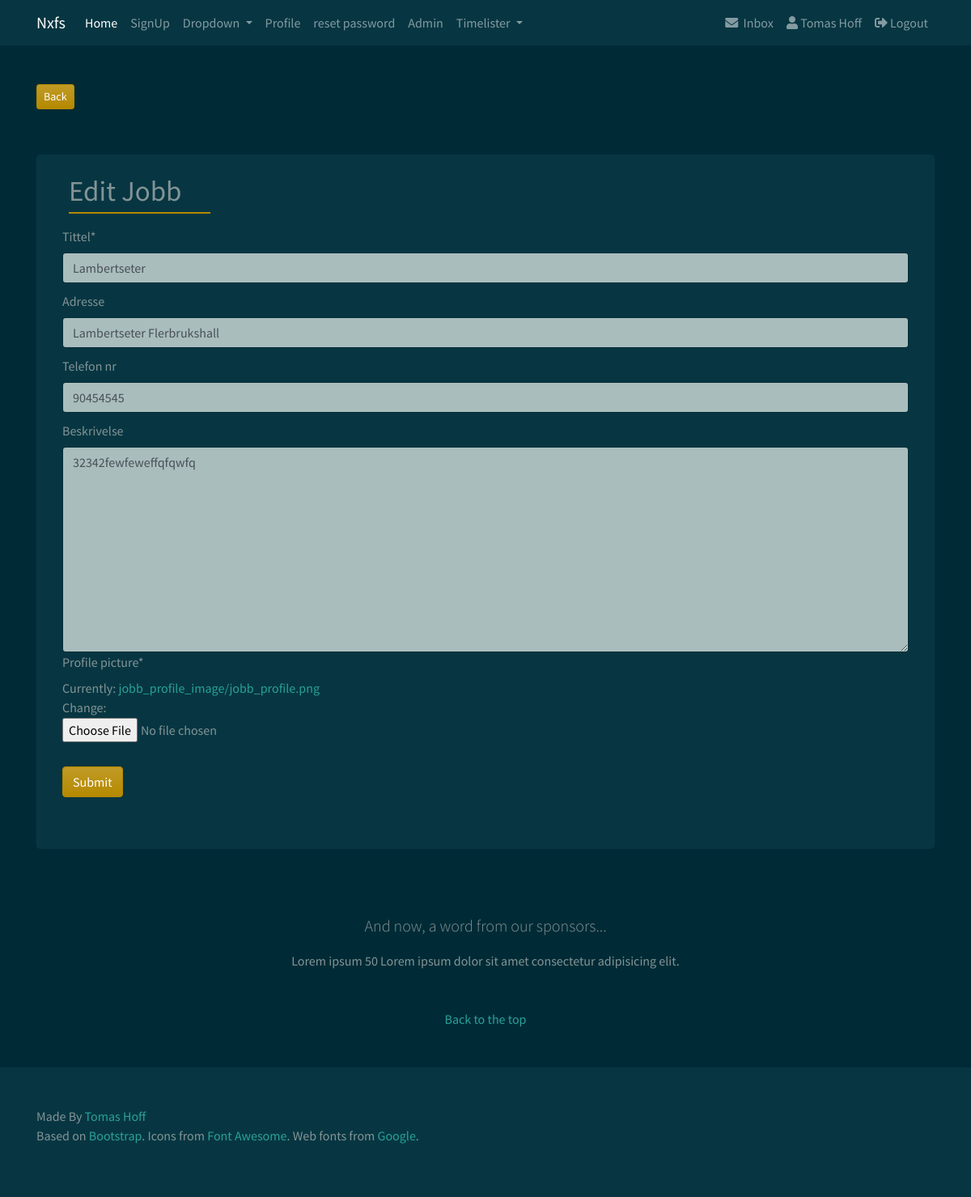
Page /jobb/4567/edit/ (signed in) on the committed database.
### users/models.py (models this page shows, shortened)
class CustomUser(AbstractUser):
    objects = CustomUserManager()
    city = models.CharField(max_length=50, blank=True)
    country = models.CharField(max_length=50, blank=True)
    website = models.URLField(blank=True)
    phone = models.IntegerField(default=0)
    profile_picture = models.ImageField(
        upload_to='profile_image', default='default/profile.png')

### jobb/models.py (models this page shows, shortened)
class Jobber(models.Model):
    ordre_nr = models.PositiveSmallIntegerField(primary_key=True)
    tittel = models.CharField(max_length=64, unique=True, blank=True)
    adresse = models.CharField(max_length=256, blank=True)
    telefon_nr = models.CharField(max_length=64, blank=True)
    beskrivelse = models.TextField(blank=True)
    date = models.DateTimeField(auto_now_add=True)
    ferdig = models.BooleanField(default=False)
    matriell = models.ManyToManyField(JobbMatriell, blank=True)
    profile_picture = models.ImageField(
        upload_to='jobb_profile_image', default='default/jobb_profile.png')
    class Meta:
        verbose_name = 'Jobb'
        verbose_name_plural = 'Jobber'

### jobb/views.py (the view, shortened to what this page needs)
# urls.py: path('<jobb_id>/edit/', views.editjobb, name='editjobb'),
@login_required
def editjobb(request, jobb_id):
    jobb = get_object_or_404(models.Jobber, pk=jobb_id)
    editjobb = EditJobbForm(instance=jobb)
    context = {
        'editjobb': editjobb,
    }
    return render(request, 'jobb/editjobb.html', context)

### jobb/forms.py
class EditJobbForm(forms.ModelForm):
    tittel = forms.CharField(max_length=64, widget=forms.TextInput(
        attrs={
            'placeholder': '* Tittel...',
        }))
    adresse = forms.CharField(max_length=256, required=False, widget=forms.TextInput(
        attrs={
            'placeholder': 'Adresse...',
        }))
    telefon_nr = forms.CharField(max_length=64, required=False, widget=forms.TextInput(
        attrs={
            'placeholder': 'Telefon nr...',
        }))
    beskrivelse = forms.TextInput
    class Meta:
        model = Jobber
        fields = (
            'tittel',
            'adresse',
            'telefon_nr',
            'beskrivelse',
            'profile_picture',
        )

### srv/context_processors.py (called while the page is built)
def custom_context(request):
    navbarloginform = LoginForm(request.POST or None)
    return {
        'navbarloginform': navbarloginform
    }

### templates/jobb/editjobb.html (shortened to what this page needs)
{% extends 'base.html' %}
{% block content %}
{% load crispy_forms_tags %}
<div class="container">
    <div class="jumbotron">
        <div class="d-flex justify-content-between">
            <div class="p-2">
                <h2 class="card-body">Edit Jobb</h2>
            </div>
            <div class="p-2"></div>
            <div class="p-2">
            </div>
        </div>
        <form method="POST" enctype="multipart/form-data" action=".">
            {{ editjobb|crispy }}
            <button type=" submit" class="btn btn-primary button-main">Submit</button>
        </form>
    </div>
</div>
{% endblock content %}

### templates/func/name.html
{% if user.first_name == '' %}
{{ user.username|title }}
{% else %}
{{ user.first_name|title }} {{ user.last_name|title }}
{% endif %}

### static_in_env/css/custom.css (style rules this page uses)
* { margin: 0; padding: 0; }
.button-main { margin-top: 20px !important; }
.jumbotron { padding-top: 1rem !important; }
.jumbotron h2 { font-weight: 500; font-size: 35px; text-align: left; position: relative; padding: 0px 0 5px; margin-bottom: 10px; }
.jumbotron h2::after { background: #B58900; width: 175px; height: 2px; content: ""; position: absolute; top: 100%; left: 0%; transform: translateX(-0%); -o-transform: translateX(-0%); -ms-transform: translateX(-0%); -moz-transform: translateX(-0%); -webkit-transform: translateX(-0%); }
.form-group { margin-bottom: 0px !important; }
.form-group input { margin-bottom: 10px !important; }
.form-group input[type="file"] { margin-top: 1px !important; }
.form-group label { font-size: 16px; padding: 0px; }

### rows in the picture
CustomUser: first_name "Tomas", last_name "Hoff"
Jobber: tittel "Lambertseter", adresse "Lambertseter Flerbrukshall", telefon_nr "90454545", beskrivelse "32342fewfeweffqfqwfq"
